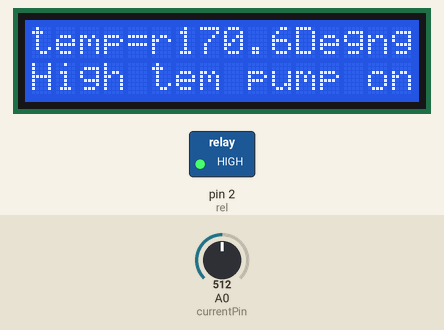
Simulated run of this sketch. Board: Arduino Uno, built with avr-gcc and run on an emulated ATmega328P. Shown: 16×2 character LCD, switched loads named in the sketch (green lamp = pin HIGH). The inputs (shaded band) are chosen by the test bench; at power-on: A0 (currentPin) = 512.

Above: at 3.2 s.
3.3 s: A0 (currentPin) set to 156
At 4.2 s:
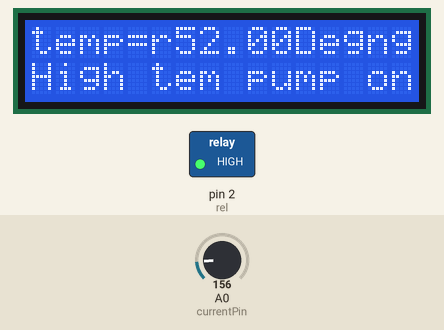
4.8 s: A0 (currentPin) set to 137
At 5.2 s:
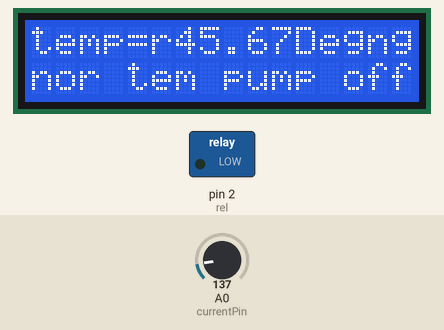
6.3 s: A0 (currentPin) set to 122
At 7.4 s:
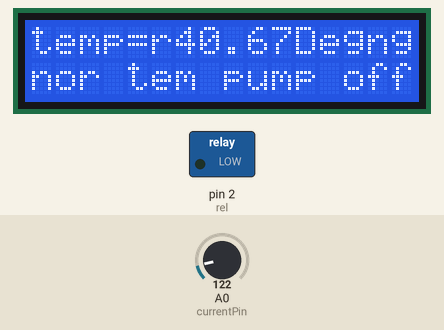
Timing chart, 0 to 9.3 s (numbered marks = the images above; inputs shaded):
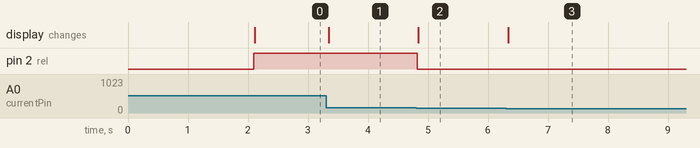

Measured:
- the behaviour switches between 150 and 149 on A0 (currentPin) (found by bisection; images 1 and 2)
- after the input at 3.3 s, the display: changes at once (image 1)
- after the input at 4.8 s, pin 2 (rel): HIGH → LOW at once; the display: changes at once (image 2)
- after the input at 6.3 s, the display: changes at once (image 3)

The sketch:

HelloWokwi.ino
```cpp
#include <Wire.h>

#include <LiquidCrystal_I2C.h>
LiquidCrystal_I2C lcd(0x27, 16, 2);


const int currentPin = A0;
double adccurrent = 0;
double currentValue = 0;

const int rel = 2;

double power ;

void setup()
{lcd.init();
  lcd.backlight();
  Serial.begin(9600);
  pinMode(rel, OUTPUT);

 lcd.setCursor(0, 0);
  lcd.print("Battery cooloing sys");
  delay(2000);
}

void loop()
{

  adccurrent = analogRead(currentPin);
  currentValue = (adccurrent / 3) ;


 lcd.setCursor(0, 0);
  lcd.print("temp=");
  lcd.setCursor(6, 0);
  lcd.print(currentValue);
   lcd.setCursor(11, 0);
  lcd.print("Deg");

  if (currentValue>=50)
  {    digitalWrite(rel, HIGH);
 lcd.setCursor(0, 1);
  lcd.print("High tem pump on");


  }
  else{   digitalWrite(rel,LOW);

 lcd.setCursor(0, 1);
  lcd.print("nor tem pump off");


  }


}
```
